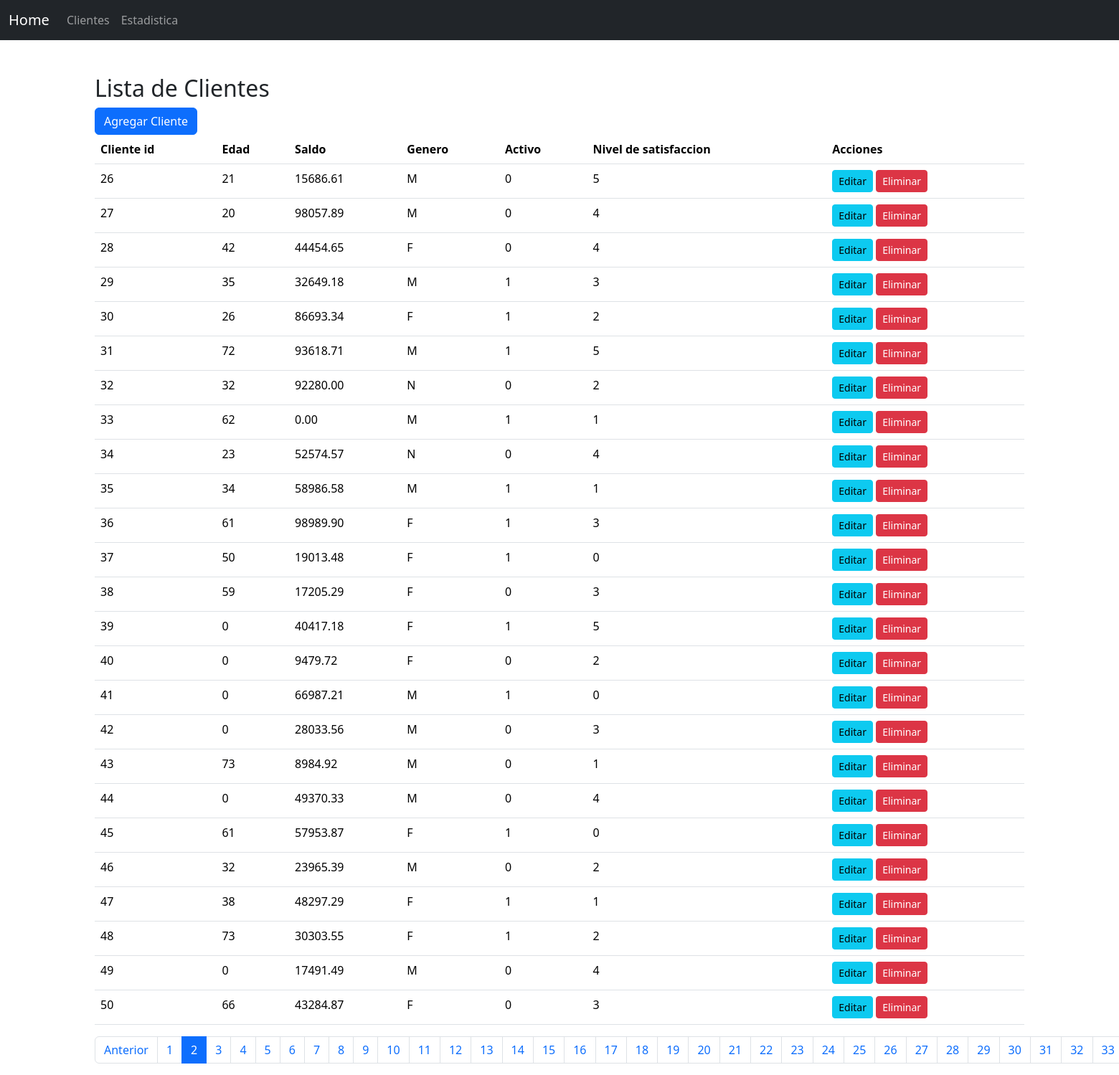
/clientes/?page=2, run on the app's committed database.
### api/models.py (models this page shows, shortened)
class Cliente(models.Model):
    ESTADO_CHOICES = [
        (1, 'Activo'),
        (0, 'Inactivo'),
    ]
    NIVEL_SATISFACCION_CHOICES = [
        (0,'No informado'),
        (1, 'Muy Insatisfecho'),
        (2, 'Insatisfecho'),
        (3, 'Neutral'),
        (4, 'Satisfecho'),
        (5, 'Muy Satisfecho'),
    ]
    GENERO_CHOICES = [
        ('M', 'Masculino'),
        ('F', 'Femenino'),
        ('N', 'No informado'),
    ]
    Cliente_id = models.AutoField(primary_key=True)
    Edad = models.PositiveSmallIntegerField()
    Saldo = models.DecimalField(max_digits=10, decimal_places=2)
    Genero = models.CharField(max_length=1, choices=GENERO_CHOICES, default='M')
    Activo = models.IntegerField(choices=ESTADO_CHOICES, default=1)
    Nivel_de_Satisfaccion = models.IntegerField(choices=NIVEL_SATISFACCION_CHOICES, default=3)

### api/views.py (the view)
# urls.py: path('clientes/', views.listar_clientes, name='listar_clientes'),
def listar_clientes(request):
    clientes = Cliente.objects.all()
    pg = Paginator(clientes, 25)
    page_number = request.GET.get('page')
    page_obj = pg.get_page(page_number)
    return render(request, 'listClientes.html', {'page_obj': page_obj})

### api/templates/listClientes.html (shortened to what this page needs)
{% extends "home.html" %}
{% block content %}
<div class="container mt-5">
  <h2>Lista de Clientes</h2>
  <a href="{% url 'agregar_cliente' %}" class="btn btn-primary">Agregar Cliente</a>
  <table class="table">
    <thead>
      <tr>
        <th scope="col">Cliente id</th>
        <th scope="col">Edad</th>
        <th scope="col">Saldo</th>
        <th scope="col">Genero</th>
        <th scope="col">Activo</th>
        <th scope="col">Nivel de satisfaccion</th>
        <th scope="col">Acciones</th>
      </tr>
    </thead>
    <tbody>
      {% for cliente in page_obj %}
        <tr>
          <td>{{ cliente.Cliente_id }}</td>
          <td>{{ cliente.Edad }}</td>
          <td>{{ cliente.Saldo }}</td>
          <td>{{ cliente.Genero }}</td>
          <td>{{ cliente.Activo }}</td>
          <td>{{ cliente.Nivel_de_Satisfaccion }}</td>
          <td>
            <a href="{% url 'editar_cliente' cliente.Cliente_id %}" class="btn btn-info btn-sm">Editar</a>
            <form action="{% url 'eliminar_cliente' cliente.Cliente_id %}" method="POST" style="display:inline;">
              <button type="submit" class="btn btn-danger btn-sm">Eliminar</button>
            </form>
          </td>
        </tr>
      {% endfor %}
    </tbody>
  </table>
  <nav>
    <ul class="pagination">
      {% if page_obj.has_previous %}
        <li class="page-item">
          <a class="page-link" href="?page={{ page_obj.previous_page_number }}">Anterior</a>
        </li>
      {% endif %}
      {% for num in page_obj.paginator.page_range %}
        <li class="page-item {% if page_obj.number == num %}active{% endif %}">
          <a class="page-link" href="?page={{ num }}">{{ num }}</a>
        </li>
      {% endfor %}
    </ul>
  </nav>
</div>
{% endblock %}

### data on the page
Cliente: Cliente_id "26", Edad "21", Saldo "15686.61", Genero "M", Activo "0", Nivel_de_Satisfaccion "5"
Cliente: Cliente_id "27", Edad "20", Saldo "98057.89", Genero "M", Activo "0", Nivel_de_Satisfaccion "4"
Cliente: Cliente_id "28", Edad "42", Saldo "44454.65", Genero "F", Activo "0", Nivel_de_Satisfaccion "4"
Cliente: Cliente_id "29", Edad "35", Saldo "32649.18", Genero "M", Activo "1", Nivel_de_Satisfaccion "3"
Cliente: Cliente_id "30", Edad "26", Saldo "86693.34", Genero "F", Activo "1", Nivel_de_Satisfaccion "2"
Cliente: Cliente_id "31", Edad "72", Saldo "93618.71", Genero "M", Activo "1", Nivel_de_Satisfaccion "5"
Cliente: Cliente_id "32", Edad "32", Saldo "92280.00", Genero "N", Activo "0", Nivel_de_Satisfaccion "2"
Cliente: Cliente_id "33", Edad "62", Saldo "0.00", Genero "M", Activo "1", Nivel_de_Satisfaccion "1"
Cliente: Cliente_id "34", Edad "23", Saldo "52574.57", Genero "N", Activo "0", Nivel_de_Satisfaccion "4"
Cliente: Cliente_id "35", Edad "34", Saldo "58986.58", Genero "M", Activo "1", Nivel_de_Satisfaccion "1"
Cliente: Cliente_id "36", Edad "61", Saldo "98989.90", Genero "F", Activo "1", Nivel_de_Satisfaccion "3"
Cliente: Cliente_id "37", Edad "50", Saldo "19013.48", Genero "F", Activo "1", Nivel_de_Satisfaccion "0"
Cliente: Cliente_id "38", Edad "59", Saldo "17205.29", Genero "F", Activo "0", Nivel_de_Satisfaccion "3"
Cliente: Cliente_id "39", Edad "0", Saldo "40417.18", Genero "F", Activo "1", Nivel_de_Satisfaccion "5"
Cliente: Cliente_id "40", Edad "0", Saldo "9479.72", Genero "F", Activo "0", Nivel_de_Satisfaccion "2"
Cliente: Cliente_id "41", Edad "0", Saldo "66987.21", Genero "M", Activo "1", Nivel_de_Satisfaccion "0"
Cliente: Cliente_id "42", Edad "0", Saldo "28033.56", Genero "M", Activo "0", Nivel_de_Satisfaccion "3"
Cliente: Cliente_id "43", Edad "73", Saldo "8984.92", Genero "M", Activo "0", Nivel_de_Satisfaccion "1"
Cliente: Cliente_id "44", Edad "0", Saldo "49370.33", Genero "M", Activo "0", Nivel_de_Satisfaccion "4"
Cliente: Cliente_id "45", Edad "61", Saldo "57953.87", Genero "F", Activo "1", Nivel_de_Satisfaccion "0"
Cliente: Cliente_id "46", Edad "32", Saldo "23965.39", Genero "M", Activo "0", Nivel_de_Satisfaccion "2"
Cliente: Cliente_id "47", Edad "38", Saldo "48297.29", Genero "F", Activo "1", Nivel_de_Satisfaccion "1"
Cliente: Cliente_id "48", Edad "73", Saldo "30303.55", Genero "F", Activo "1", Nivel_de_Satisfaccion "2"
Cliente: Cliente_id "49", Edad "0", Saldo "17491.49", Genero "M", Activo "0", Nivel_de_Satisfaccion "4"
Cliente: Cliente_id "50", Edad "66", Saldo "43284.87", Genero "F", Activo "0", Nivel_de_Satisfaccion "3"

### other printed values
{{ num }} "1" "2" "3" "4" "5" "6" "7" "8" "9" "10" "11" "12" "13" "14" "15" "16" "17" "18" "19" "20" "21" "22" "23" "24" "25" "26" "27" "28" "29" "30" "31" "32" "33"
